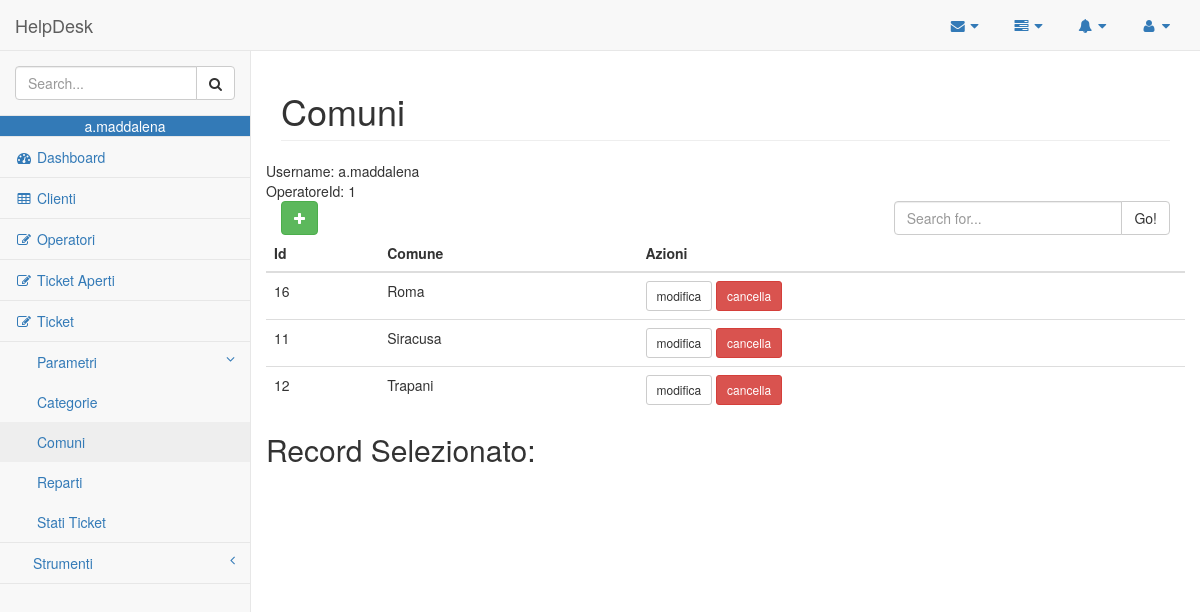
/comuni.php (signed in), run on the app's committed database.
### tables this page shows
CREATE TABLE `utenti` (
  `id` int(11) NOT NULL,
  `username` varchar(50) NOT NULL,
  `password` char(50) NOT NULL
);

CREATE TABLE `operatori` (
  `ID` int(11) NOT NULL,
  `Cognome` varchar(100) NOT NULL,
  `Nome` varchar(100) NOT NULL,
  `ComuneId` int(11) DEFAULT NULL,
  `RepartoId` int(11) DEFAULT NULL,
  `Username` varchar(50) NOT NULL
);

CREATE TABLE `comuni` (
  `ID` int(11) NOT NULL,
  `Nome` varchar(100) NOT NULL
);

### inc/session.php (called while the page is built, shortened)
<?php
   include('dbconfig.php');
   if(isset($_SESSION['login_user'])) {
     $user_check = $_SESSION['login_user'];
     $sql_query = "SELECT utenti.username, operatori.ID FROM utenti";
     $sql_query .= " LEFT JOIN operatori ON utenti.Username = operatori.Username";
     $sql_query .= " WHERE utenti.username = '$user_check' ";
     $result = $connection->query($sql_query);
     $row = $result->fetch_array();
     $login_session = $row['username'];
     $login_operatoreId = $row['ID'];
   } else {
     header("location:login.php");
   }
?>

### comuni.php (the view, shortened to what this page needs)
<?php
include_once('inc/session.php');
$pageHeader = "Comuni";
global $connection;
$sql_query = "SELECT * FROM Comuni";
$sql_query .= " ORDER BY Nome";
$result = $connection->query($sql_query);
?>
<!DOCTYPE html>
<html lang="it">
<head>
    <?php include('html/layout/head.php'); ?>
</head>
<body>
    <div id="wrapper">
        <?php include('html/layout/navbar.php'); ?>
        <div id="page-wrapper">
            <?php include('html/layout/pageHeader.php'); ?>
            <div class="row">
                <div class="col-md-4">
                    <button id="btn-add" class="btn btn-success" onClick="show_add()">
                        <i class="fa fa-plus"></i>
                    </button>
                </div>
                <div class="pull-right col-md-4">
                    <form action="#" method="GET">
                        <div class="input-group">
                            <input type="text" class="form-control" name="search" placeholder="Search for..." />
                            <span class="input-group-btn">
                                <button type="submit" class="btn btn-default" type="button">Go!</button>
                            </span>
                        </div>
                    </form>
                </div>
            </div>
            <div class="row">
                <table class="table table-hover">
                    <thead>
                        <tr>
                            <th>Id</th>
                            <th>Comune</th>
                            <th>Azioni</th>
                        </tr>
                    </thead>
                    <tbody>
                        <?php
                        if($result->num_rows==0) {
                            echo "<tr><td colspan='5'>nessun record trovato</td></tr>";
                        } else {
                            while($row = $result->fetch_array()) {
                                echo "<tr>";
                                echo "<td>" . $row['ID'] . "</td>";
                                 ?>
                                    <td>
                                        <span id="span-<?php echo $row['ID']; ?>"><?php echo $row['Nome']; ?></span>
                                    </td>
                                <td>
                                    <button class='btn btn-default btn-sm' onClick="select(<?php echo $row['ID']; ?>)">
                                        modifica
                                    </button>
                                    <button class='btn btn-danger btn-sm'
                                        onclick="show_modal(<?php echo $row['ID']; ?>, '<?php echo $row['Nome']; ?>')">
                                        cancella
                                    </button>
                                </td>
                        <?php
                                echo "</tr>";
                            }
                        }
                        ?>
                    </tbody>
                </table>
                <h2>Record Selezionato: <span id="record_id" ></span> </h2>
            </div>
        </div>
</body>
</html>

### html/layout/sidebar.php (shortened to what this page needs)
<div class="navbar-default sidebar" role="navigation">
    <div class="sidebar-nav navbar-collapse">
        <ul class="nav" id="side-menu">
            <li class="sidebar-search">
                <div class="input-group custom-search-form">
                    <input type="text" class="form-control" placeholder="Search...">
                    <span class="input-group-btn">
                    <button class="btn btn-default" type="button">
                        <i class="fa fa-search"></i>
                    </button>
                </span>
                </div>
            </li>
            <li class="bg-primary text-center">
                <span><?php echo $login_session; ?></span>
            </li>
            <li>
                <a href="index.php"><i class="fa fa-dashboard fa-fw"></i> Dashboard</a>
            </li>
            <li>
                <a href="clienti.php"><i class="fa fa-table fa-fw"></i> Clienti</a>
            </li>
            <li>
                <a href="operatori.php"><i class="fa fa-edit fa-fw"></i> Operatori</a>
            </li>
            <li>
                <a href="tickets.php?statoId=1"><i class="fa fa-edit fa-fw"></i> Ticket Aperti</a>
            </li>
            <li>
                <a href="tickets.php"><i class="fa fa-edit fa-fw"></i> Ticket</a>
            </li>
            <li>
                <a href="#"><i class="fa fa-wrech fa-fw"></i> Parametri<span class="fa arrow"></span></a>
                <ul class="nav nav-second-level">
                    <li>
                        <a href="categorie.php">Categorie</a>
                    </li>
                    <li>
                        <a href="comuni.php">Comuni</a>
                    </li>
                    <li>
                        <a href="reparti.php">Reparti</a>
                    </li>
                    <li>
                        <a href="stati.php">Stati Ticket</a>
                    </li>
                </ul>
            </li>
            <li>
                <a href="#">
                    <i class="fa fa-tools fa-fw"></i>Strumenti
                    <span class="fa arrow"></span>
                </a>
            </li>
        </ul>
    </div>
</div>

### html/layout/pageHeader.php
<div class="row">
    <div class="col-lg-12">
        <h1 class="page-header"><?php echo (isset($pageHeader) ? $pageHeader : 'Sezione' ); ?></h1>
    </div>
    <div>Username: <?php echo $login_session; ?></div>
    <div>OperatoreId: <?php echo $login_operatoreId; ?></div>
</div>

### css/sb-admin-2.css (style rules this page uses)
body { background-color: #f8f8f8; }
#wrapper { width: 100%; }
#page-wrapper { padding: 0 15px; min-height: 568px; background-color: #fff; }
@media (min-width:768px) { #page-wrapper { position: inherit; margin: 0 0 0 250px; padding: 0 30px; border-left: 1px solid #e7e7e7; } }
.sidebar .sidebar-nav.navbar-collapse { padding-right: 0; padding-left: 0; }
.sidebar .sidebar-search { padding: 15px; }
.sidebar ul li { border-bottom: 1px solid #e7e7e7; }
.sidebar ul li a.active { background-color: #eee; }
.sidebar .arrow { float: right; }
.sidebar .fa.arrow:before { content: "\f104"; }
.sidebar .active>a>.fa.arrow:before { content: "\f107"; }
.sidebar .nav-second-level li, .sidebar .nav-third-level li { border-bottom: 0!important; }
.sidebar .nav-second-level li a { padding-left: 37px; }
@media (min-width:768px) { .sidebar { z-index: 1; position: absolute; width: 250px; margin-top: 51px; } }

### data on the page
utenti: username "a.maddalena", operatori.ID "1"
comuni: ID "16", Nome "Roma"
comuni: ID "11", Nome "Siracusa"
comuni: ID "12", Nome "Trapani"

### other printed values
$pageHeader "Comuni"
